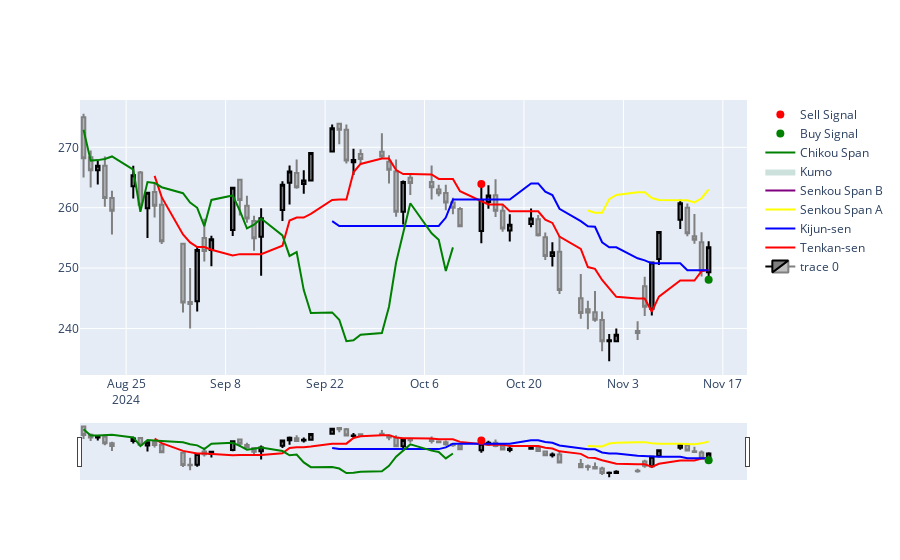

The cell this chart's notebook holds for it:
### Code cell
import plotly.graph_objects as go

fig = go.Figure(data=[go.Candlestick(x=df.index,
                open=df['Open'],
                high=df['Max'],
                low=df['Min'],
                close=df['Close'],
                increasing_line_color='black',
                decreasing_line_color='grey')])

fig.add_trace(go.Scatter(x=df.index, y=df['Tenkan-sen'], mode='lines', name='Tenkan-sen', line=dict(color='red')))
fig.add_trace(go.Scatter(x=df.index, y=df['Kijun-sen'], mode='lines', name='Kijun-sen', line=dict(color='blue')))

fig.add_trace(go.Scatter(x=df.index, y=df['Senkou Span A'], mode='lines', name='Senkou Span A', line=dict(color='yellow')))
fig.add_trace(go.Scatter(x=df.index, y=df['Senkou Span B'], mode='lines', name='Senkou Span B', line=dict(color='purple')))

fig.add_trace(go.Scatter(x=df.index, y=df['Senkou Span A'], fill='tonexty', fillcolor='rgba(0,100,80,0.2)', line=dict(color='rgba(255,257,255,0)'), name='Kumo'))

fig.add_trace(go.Scatter(x=df.index, y=df['Chikou Span'], mode='lines', name='Chikou Span', line=dict(color='green')))

buySignals = (df['Tenkan-sen'] > df['Kijun-sen']) & (df['Tenkan-sen'].shift(1) <= df['Kijun-sen'].shift(1))
sellSignals = (df['Tenkan-sen'] < df['Kijun-sen']) & (df['Tenkan-sen'].shift(1) >= df['Kijun-sen'].shift(1))

fig.add_trace(go.Scatter(x=df.index[buySignals], y=df['Min'][buySignals], mode='markers', marker=dict(color='green', size=8), name='Buy Signal'))
fig.add_trace(go.Scatter(x=df.index[sellSignals], y=df['Max'][sellSignals], mode='markers', marker=dict(color='red', size=8), name='Sell Signal'))

fig.show()
